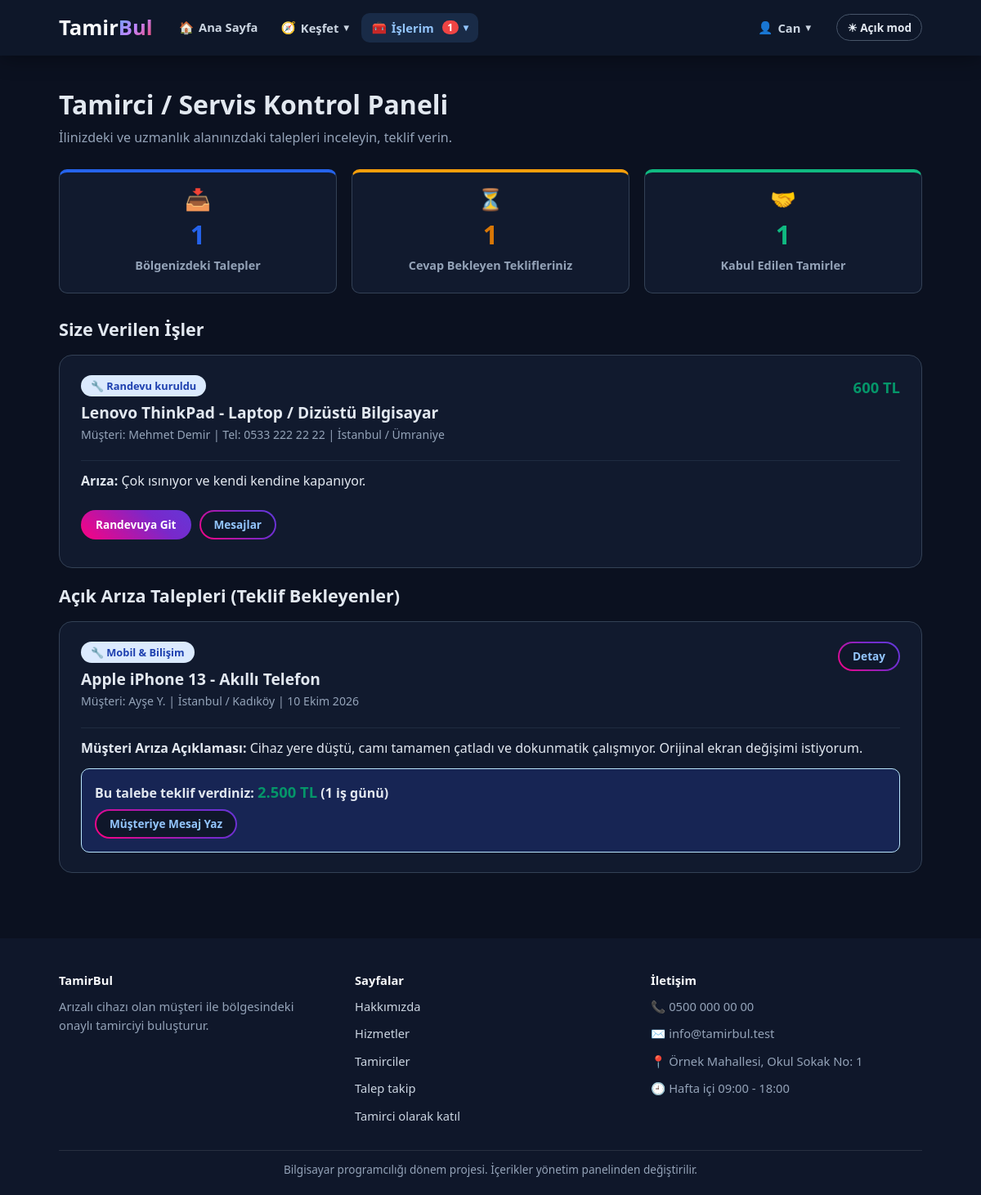
Screenshot of /tamirci/panel.php (signed in) with the database file from the repository.
### tables this page shows
CREATE TABLE site_ayarlari (
    id INT AUTO_INCREMENT PRIMARY KEY,  
    anahtar VARCHAR(50) NOT NULL UNIQUE,  
    deger TEXT NOT NULL,  
    etiket VARCHAR(100) NOT NULL DEFAULT ''  
);

CREATE TABLE talepler (
    id INT AUTO_INCREMENT PRIMARY KEY,  
    musteri_id INT NOT NULL,  
    hizmet_id INT NULL,  
    tamirci_id INT NULL,  
    kategori_id INT NOT NULL,  
    cihaz_turu VARCHAR(80) NOT NULL,  
    marka VARCHAR(50) NOT NULL,  
    model VARCHAR(50) NOT NULL,  
    ariza TEXT NOT NULL,  
    resim VARCHAR(255) NOT NULL DEFAULT '',  
    sehir VARCHAR(50) NOT NULL,  
    ilce VARCHAR(50) NOT NULL,  
    durum VARCHAR(30) NOT NULL,  
    takip_kodu VARCHAR(20) NOT NULL,  
    puan TINYINT NOT NULL DEFAULT 0,  
    olusturma_tarihi DATETIME NOT NULL  
);

CREATE TABLE kullanicilar (
    id INT AUTO_INCREMENT PRIMARY KEY,  
    ad VARCHAR(50) NOT NULL,  
    soyad VARCHAR(50) NOT NULL,  
    eposta VARCHAR(100) NOT NULL UNIQUE,  
    sifre VARCHAR(255) NOT NULL,  
    telefon VARCHAR(20) NOT NULL,  
    rol VARCHAR(20) NOT NULL,  
    isletme_adi VARCHAR(100) NOT NULL DEFAULT '',  
    sehir VARCHAR(50) NOT NULL,  
    ilce VARCHAR(50) NOT NULL DEFAULT '',  
    adres TEXT NOT NULL,  
    hakkinda TEXT NOT NULL,  
    onayli TINYINT NOT NULL DEFAULT 0,  
    kayit_tarihi DATETIME NOT NULL  
);

CREATE TABLE teklifler (
    id INT AUTO_INCREMENT PRIMARY KEY,  
    talep_id INT NOT NULL,  
    tamirci_id INT NOT NULL,  
    fiyat DECIMAL(10,2) NOT NULL,  
    sure VARCHAR(50) NOT NULL,  
    aciklama TEXT NOT NULL,  
    durum VARCHAR(20) NOT NULL,  
    tarih DATETIME NOT NULL  
);

CREATE TABLE kategoriler (
    id INT AUTO_INCREMENT PRIMARY KEY,  
    ad VARCHAR(80) NOT NULL,  
    aciklama TEXT NOT NULL,  
    resim VARCHAR(255) NOT NULL DEFAULT ''  
);

### tamirci/panel.php (the view, shortened to what the rows shown need)
<?php
include "../ortak/hazirla.php";
$benim_id = (int) $_SESSION["kullanici_id"];
include "uygun-talepler-sorgu.php";
$islerim = satirlar("SELECT talepler.*, kategoriler.ad AS kategori_adi, kullanicilar.ad AS musteri_ad, kullanicilar.soyad AS musteri_soyad, kullanicilar.telefon AS musteri_telefon, teklifler.fiyat FROM talepler INNER JOIN kategoriler ON kategoriler.id = talepler.kategori_id INNER JOIN kullanicilar ON kullanicilar.id = talepler.musteri_id INNER JOIN teklifler ON teklifler.talep_id = talepler.id AND teklifler.durum = 'kabul' WHERE talepler.tamirci_id = $benim_id AND talepler.durum IN ('tamirci_atandi', 'randevu_kuruldu', 'tamirde') ORDER BY talepler.id DESC");
include "../ortak/baslik.php";
include "onay-durumu.php";
?>
<section class="dashboard-section">
    <div class="container">
        <div class="dashboard-header">
            <h2>Tamirci / Servis Kontrol Paneli</h2>
        </div>
        <?php foreach ($islerim as $is) { ?>
            <div class="request-item-card">
                <div class="request-item-header">
                    <div class="request-info">
                        <span class="<?php echo durum_rozeti($is["durum"]); ?>"><?php echo durum_adi($is["durum"]); ?></span>
                        <h4><?php echo temiz_yaz($is["marka"] . " " . $is["model"] . " - " . $is["cihaz_turu"]); ?></h4>
                        <p class="request-date">Müşteri: <?php echo temiz_yaz($is["musteri_ad"] . " " . $is["musteri_soyad"]); ?> | Tel: <?php echo temiz_yaz($is["musteri_telefon"]); ?> | <?php echo temiz_yaz($is["sehir"] . " / " . $is["ilce"]); ?></p>
                    </div>
                    <span class="offer-price"><?php echo fiyat_yaz($is["fiyat"]); ?></span>
                </div>
                <div class="request-item-body"><strong>Arıza:</strong> <?php echo temiz_yaz($is["ariza"]); ?></div>
                <div class="kart-dugmeleri">
                    <?php if ($is["durum"] == "tamirci_atandi") { ?>
                        <a class="btn btn-sm btn-secondary" href="randevu-ekle.php?talep_id=<?php echo (int) $is["id"]; ?>">Randevu Kur</a>
                    <?php } else { ?>
                        <a class="btn btn-sm btn-secondary" href="randevularim.php">Randevuya Git</a>
                    <?php } ?>
                    <a class="btn btn-sm btn-outline" href="../sohbet.php?talep=<?php echo (int) $is["id"]; ?>">Mesajlar</a>
                </div>
            </div>
        <?php } ?>
        <?php if ($onayli != 1) { ?>
            <p class="bos-liste">Talepleri görmek ve teklif vermek için yönetici onayı gerekiyor.</p>
        <?php } else { ?>
            <?php foreach ($uygun_talepler as $talep) { ?>
                <div class="request-item-card">
                    <div class="request-item-header">
                        <div class="request-info">
                            <span class="badge badge-info"><?php echo temiz_yaz($talep["kategori_adi"]); ?></span>
                            <h4><?php echo temiz_yaz($talep["marka"] . " " . $talep["model"] . " - " . $talep["cihaz_turu"]); ?></h4>
                            <p class="request-date">Müşteri: <?php echo temiz_yaz(kisa_ad($talep["musteri_ad"], $talep["musteri_soyad"])); ?> | <?php echo temiz_yaz($talep["sehir"] . " / " . $talep["ilce"]); ?> | <?php echo tarih_yaz($talep["olusturma_tarihi"]); ?></p>
                        </div>
                        <a class="btn btn-sm btn-outline" href="teklif-ver.php?talep_id=<?php echo (int) $talep["id"]; ?>">Detay</a>
                    </div>
                    <div class="request-item-body"><strong>Müşteri Arıza Açıklaması:</strong> <?php echo temiz_yaz($talep["ariza"]); ?></div>
                    <?php if ($talep["benim_fiyat"] !== null) { ?>
                        <div class="offer-form-box">
                            <h5>Bu talebe teklif verdiniz: <span class="offer-price"><?php echo fiyat_yaz($talep["benim_fiyat"]); ?></span> (<?php echo temiz_yaz($talep["benim_sure"]); ?>)</h5>
                            <a class="btn btn-sm btn-outline" href="../sohbet.php?talep=<?php echo (int) $talep["id"]; ?>">Müşteriye Mesaj Yaz</a>
                        </div>
                    <?php } ?>
                </div>
            <?php } ?>
        <?php } ?>
    </div>
</section>
<?php
include "../ortak/altlik.php";
?>

### ortak/baslik.php (shortened to what the rows shown need)
<?php
$site_adi = ayar_getir("site_adi", "TamirBul");
$logo_on = mb_substr($site_adi, 0, 5, "UTF-8");
$logo_arka = mb_substr($site_adi, 5, null, "UTF-8");
$tema = "koyu";
?>
<!DOCTYPE html>
<html lang="tr" class="<?php echo $tema; ?>">
<head>
    <link rel="stylesheet" href="<?php echo $kok; ?>css/stil.css">
</head>
<body>
    <header class="navbar">
        <div class="container navbar-container">
            <a class="logo" href="<?php echo $kok; ?>index.php">
                <h1<?php echo yazi_stili("site_adi"); ?>><?php echo temiz_yaz($logo_on); ?><span><?php echo temiz_yaz($logo_arka); ?></span></h1>
            </a>
        </div>
    </header>
    <main>

### ortak/altlik.php (shortened to what the rows shown need)
<?php
$alt_site_adi = ayar_getir("site_adi", "TamirBul");
$alt_aciklama = ayar_getir("altlik_aciklama", "");
$alt_telefon = ayar_getir("telefon", "");
$alt_eposta = ayar_getir("eposta", "");
$alt_adres = ayar_getir("adres", "");
$alt_saat = ayar_getir("calisma_saatleri", "");
$alt_not = ayar_getir("altlik_not", "");
?>
    </main>
    <footer class="footer">
        <div class="container footer-container">
            <div>
                <strong<?php echo yazi_stili("site_adi"); ?>><?php echo temiz_yaz($alt_site_adi); ?></strong>
                <p<?php echo yazi_stili("altlik_aciklama"); ?>><?php echo temiz_yaz($alt_aciklama); ?></p>
            </div>
            <div>
                <p><span class="ikon ikon-salla">📞</span> <span<?php echo yazi_stili("telefon"); ?>><?php echo temiz_yaz($alt_telefon); ?></span></p>
                <p><span class="ikon">✉️</span> <span<?php echo yazi_stili("eposta"); ?>><?php echo temiz_yaz($alt_eposta); ?></span></p>
                <p><span class="ikon ikon-zipla">📍</span> <span<?php echo yazi_stili("adres"); ?>><?php echo temiz_yaz($alt_adres); ?></span></p>
                <p><span class="ikon ikon-don">🕘</span> <span<?php echo yazi_stili("calisma_saatleri"); ?>><?php echo temiz_yaz($alt_saat); ?></span></p>
            </div>
        </div>
        <div class="container alt-not">
            <p<?php echo yazi_stili("altlik_not"); ?>><?php echo temiz_yaz($alt_not); ?></p>
        </div>
    </footer>
</body>
</html>

### rows the page displays
site_ayarlari: deger "Tamir", deger "Bul", deger "TamirBul"
talepler: durum "Randevu kuruldu", marka+model+cihaz_turu "Lenovo ThinkPad - Laptop / Dizüstü Bilgisayar", kullanicilar.ad+soyad "Mehmet Demir", kullanicilar.telefon "0533 222 22 22", temiz_yaz($is["sehir"] . " / " . $is["ilce"]) "İstanbul / Ümraniye", teklifler.fiyat "600 TL", ariza "Çok ısınıyor ve kendi kendine kapanıyor.", shows "Randevuya Git"
talepler: kategoriler.ad "Mobil & Bilişim", marka+model+cihaz_turu "Apple iPhone 13 - Akıllı Telefon", kullanicilar.ad+soyad "Ayşe Y.", temiz_yaz($talep["sehir"] . " / " . $talep["ilce"]) "İstanbul / Kadıköy", olusturma_tarihi "10 Ekim 2026", ariza "Cihaz yere düştü, camı tamamen çatladı ve dokunmatik çalışmıyor. Orijinal ekran değişimi istiyorum.", teklifler.fiyat "2.500 TL", teklifler.sure "1 iş günü"
site_ayarlari: deger "Arızalı cihazı olan müşteri ile bölgesindeki onaylı tamirciyi buluşturur."
site_ayarlari: deger "0500 000 00 00"
site_ayarlari: deger "info@tamirbul.test"
site_ayarlari: deger "Örnek Mahallesi, Okul Sokak No: 1"
site_ayarlari: deger "Hafta içi 09:00 - 18:00"
site_ayarlari: deger "Bilgisayar programcılığı dönem projesi. İçerikler yönetim panelinden değiştirilir."

### other values shown
$tema_dugme_yazisi "☀ Açık mod"
$grup["ikon"] "🧭"
temiz_yaz($grup["baslik"]) "Keşfet"
$grup["ikon"] "🧰"
temiz_yaz($grup["baslik"]) "İşlerim"
$grup["toplam_sayi"] "1"
$grup["ikon"] "👤"
temiz_yaz($grup["baslik"]) "Can"
count($uygun_talepler) "1"
$aktif_teklif "1"
$kabul_edilen "1"
